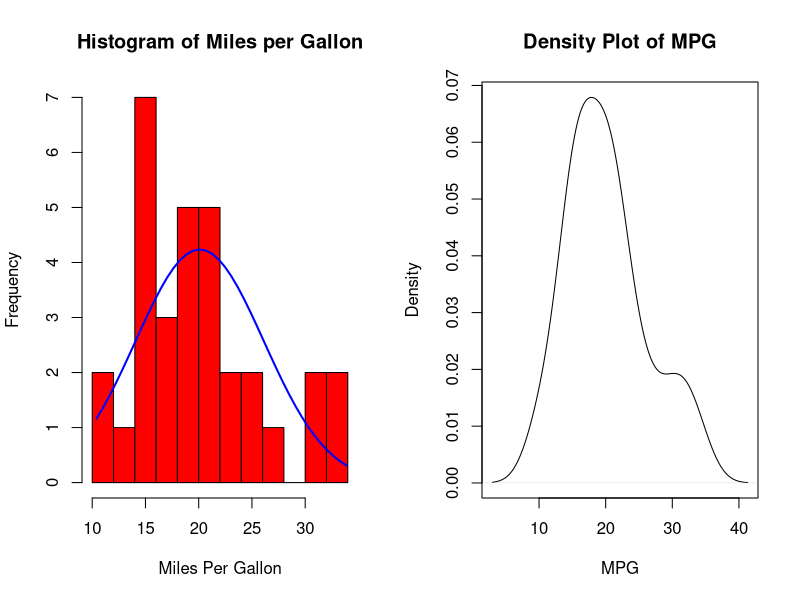
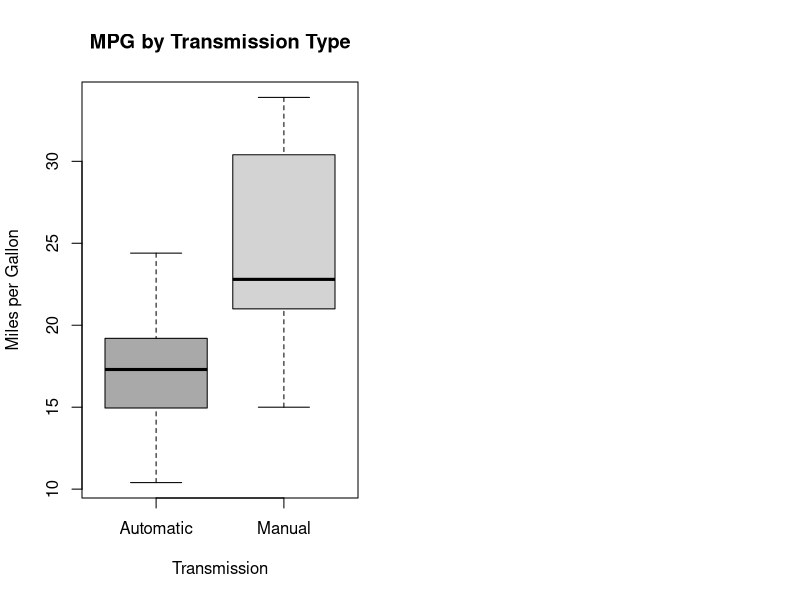

R code for these plots, in order: (Note: this script raises an error after producing the figures.)
## ---- chunk 1
knitr::opts_chunk$set(echo = TRUE)
## ---- chunk 2
data(mtcars)
str(mtcars)
## ---- chunk 3
mtcars$am <- as.factor(mtcars$am)
levels(mtcars$am) <- c("Automatic", "Manual")

## ---- chunk 4
par(mfrow = c(1, 2))
# Histogram with Normal Curve
x <- mtcars$mpg
h<-hist(x, breaks=10, col="red", xlab="Miles Per Gallon",
   main="Histogram of Miles per Gallon")
xfit<-seq(min(x),max(x),length=40)
yfit<-dnorm(xfit,mean=mean(x),sd=sd(x))
yfit <- yfit*diff(h$mids[1:2])*length(x)
lines(xfit, yfit, col="blue", lwd=2)

# Kernel Density Plot
d <- density(mtcars$mpg)
plot(d, xlab = "MPG", main ="Density Plot of MPG")
## ---- chunk 5
boxplot(mpg~am, data = mtcars,
        col = c("dark grey", "light grey"),
        xlab = "Transmission",
        ylab = "Miles per Gallon",
        main = "MPG by Transmission Type")
## ---- chunk 6
aggregate(mpg~am, data = mtcars, mean)
## ---- chunk 7
data(mtcars)
sort(cor(mtcars)[1,])
## ---- chunk 8
fit <- lm(mpg~am, data = mtcars)
summary(fit)
## ---- chunk 9
bestfit <- lm(mpg~am + wt + hp, data = mtcars)
anova(fit, bestfit)
## ---- chunk 10
par(mfrow = c(2,2))
plot(bestfit)
## ---- chunk 11
summary(bestfit)
